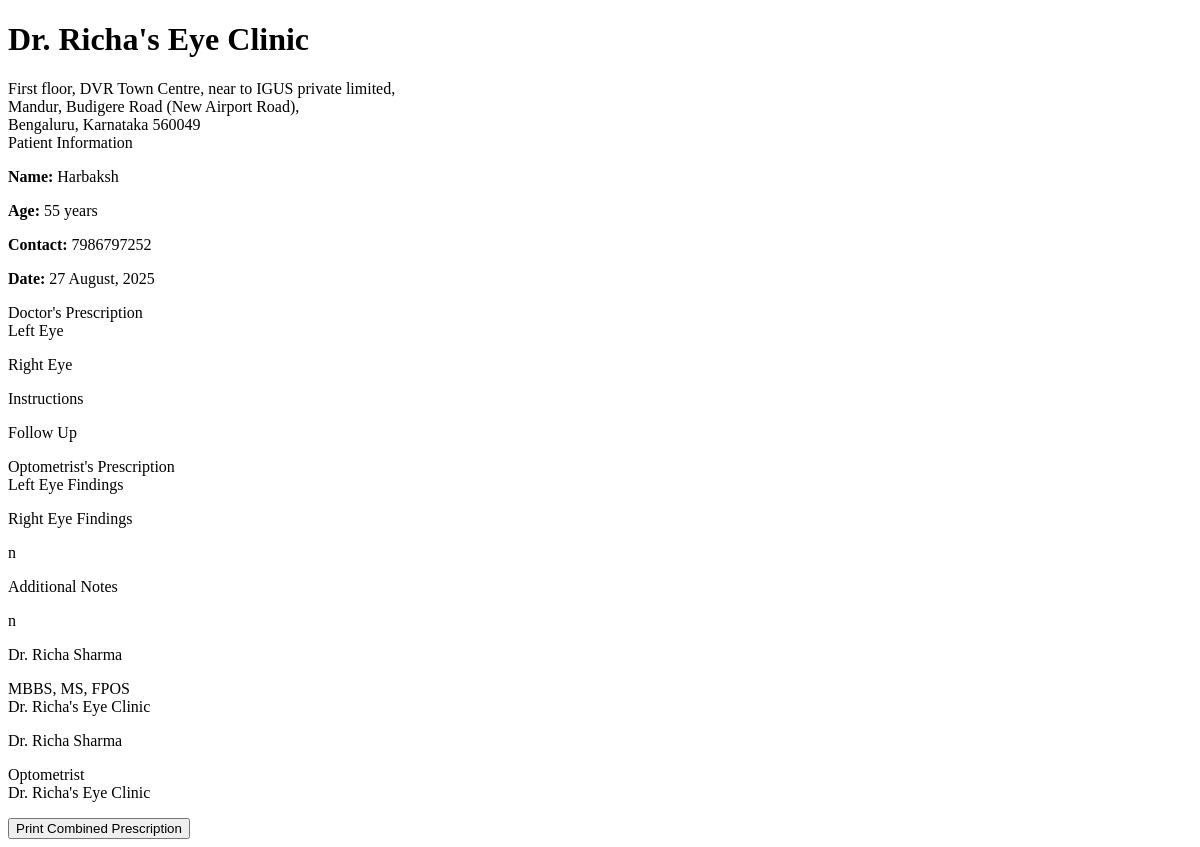
Screenshot of /print-combined-prescription/1 (signed in) with the database file from the repository.
### models.py (models this page shows, shortened)
class Patient(UserMixin, db.Model):
    id = db.Column(db.Integer, primary_key=True)
    full_name = db.Column(db.String(100), nullable=False)
    mobile_number = db.Column(db.String(15), nullable=False)
    email = db.Column(db.String(100), nullable=True)
    age = db.Column(db.Integer, nullable=False)
    sex = db.Column(db.String(10), nullable=True)
    password_hash = db.Column(db.String(256), nullable=True)
    is_registered = db.Column(db.Boolean, default=False)
    created_at = db.Column(db.DateTime, nullable=False, default=datetime.utcnow)
    appointments = db.relationship('Appointment', backref='patient', lazy=True)
    doctor_prescriptions = db.relationship('DoctorPrescription', backref='patient', lazy=True)
    optometrist_prescriptions = db.relationship('OptometristPrescription', backref='patient', lazy=True)

class OptometristPrescription(db.Model):
    id = db.Column(db.Integer, primary_key=True)
    patient_id = db.Column(db.Integer, db.ForeignKey('patient.id'), nullable=False)
    assistant_id = db.Column(db.Integer, db.ForeignKey('assistant.id'), nullable=False)
    prescription_date = db.Column(db.DateTime, default=datetime.utcnow)
    visit_date = db.Column(db.Date, nullable=True)
    branch = db.Column(db.String(100), nullable=True)
    present_complaints = db.Column(db.Text, nullable=True)
    vision_distance_re = db.Column(db.String(50), nullable=True)  # Right Eye Distance
    vision_distance_le = db.Column(db.String(50), nullable=True)  # Left Eye Distance
    vision_near_re = db.Column(db.String(50), nullable=True)     # Right Eye Near
    vision_near_le = db.Column(db.String(50), nullable=True)     # Left Eye Near
    current_medication_type = db.Column(db.String(100), nullable=True)
    current_medication_name = db.Column(db.String(200), nullable=True)
    current_medication_dosage = db.Column(db.String(100), nullable=True)
    current_medication_eye = db.Column(db.String(20), nullable=True)
    current_medication_remarks = db.Column(db.Text, nullable=True)
    undilated_re_sph = db.Column(db.String(20), nullable=True)
    undilated_re_cyl = db.Column(db.String(20), nullable=True)
    undilated_re_axis = db.Column(db.String(20), nullable=True)
    undilated_re_prism = db.Column(db.String(20), nullable=True)
    undilated_re_va = db.Column(db.String(20), nullable=True)
    undilated_re_nv = db.Column(db.String(20), nullable=True)
    undilated_le_sph = db.Column(db.String(20), nullable=True)
    undilated_le_cyl = db.Column(db.String(20), nullable=True)
    undilated_le_axis = db.Column(db.String(20), nullable=True)
    undilated_le_prism = db.Column(db.String(20), nullable=True)
    undilated_le_va = db.Column(db.String(20), nullable=True)
    undilated_le_nv = db.Column(db.String(20), nullable=True)
    dilated_re_sph = db.Column(db.String(20), nullable=True)
    dilated_re_cyl = db.Column(db.String(20), nullable=True)
    dilated_re_axis = db.Column(db.String(20), nullable=True)
    dilated_re_prism = db.Column(db.String(20), nullable=True)
    dilated_re_va = db.Column(db.String(20), nullable=True)
    dilated_re_nv = db.Column(db.String(20), nullable=True)
    dilated_le_sph = db.Column(db.String(20), nullable=True)
    dilated_le_cyl = db.Column(db.String(20), nullable=True)
    dilated_le_axis = db.Column(db.String(20), nullable=True)
    dilated_le_prism = db.Column(db.String(20), nullable=True)
    dilated_le_va = db.Column(db.String(20), nullable=True)
    dilated_le_nv = db.Column(db.String(20), nullable=True)
    iop_time = db.Column(db.String(20), nullable=True)
    iop_method = db.Column(db.String(50), nullable=True)
    iop_od = db.Column(db.String(20), nullable=True)
    iop_os = db.Column(db.String(20), nullable=True)
    iop_dl = db.Column(db.String(20), nullable=True)
    iop_pachy = db.Column(db.String(20), nullable=True)
    iop_remarks = db.Column(db.Text, nullable=True)
    final_re_sph = db.Column(db.String(20), nullable=True)
    final_re_cyl = db.Column(db.String(20), nullable=True)
    final_re_axis = db.Column(db.String(20), nullable=True)
    final_re_prism = db.Column(db.String(20), nullable=True)
    final_re_va = db.Column(db.String(20), nullable=True)
    final_re_nv = db.Column(db.String(20), nullable=True)
    final_le_sph = db.Column(db.String(20), nullable=True)
    final_le_cyl = db.Column(db.String(20), nullable=True)
    final_le_axis = db.Column(db.String(20), nullable=True)
    final_le_prism = db.Column(db.String(20), nullable=True)
    final_le_va = db.Column(db.String(20), nullable=True)
    final_le_nv = db.Column(db.String(20), nullable=True)
    old_distance_re_sph = db.Column(db.String(20), nullable=True)
    old_distance_re_cyl = db.Column(db.String(20), nullable=True)
    old_distance_re_axis = db.Column(db.String(20), nullable=True)
    old_distance_re_va = db.Column(db.String(20), nullable=True)
    old_distance_le_sph = db.Column(db.String(20), nullable=True)
    old_distance_le_cyl = db.Column(db.String(20), nullable=True)
    old_distance_le_axis = db.Column(db.String(20), nullable=True)
    old_distance_le_va = db.Column(db.String(20), nullable=True)
    old_add_re = db.Column(db.String(20), nullable=True)
    old_add_le = db.Column(db.String(20), nullable=True)
    type_of_glasses = db.Column(db.String(100), nullable=True)
    glass_usage = db.Column(db.String(100), nullable=True)
    product = db.Column(db.String(200), nullable=True)
    type_of_lens = db.Column(db.String(100), nullable=True)
    lens_material = db.Column(db.String(100), nullable=True)
    gp_advised_by = db.Column(db.String(100), nullable=True)
    opto_student = db.Column(db.String(100), nullable=True)
    keratometer_readings = db.Column(db.Text, nullable=True)
    general_remarks = db.Column(db.Text, nullable=True)
    recommendations = db.Column(db.Text, nullable=True)
    notes = db.Column(db.Text, nullable=True)
    created_at = db.Column(db.DateTime, default=datetime.utcnow)

class Staff(UserMixin, db.Model):
    __abstract__ = True
    id = db.Column(db.Integer, primary_key=True)
    username = db.Column(db.String(64), unique=True, nullable=False)
    email = db.Column(db.String(120), unique=True, nullable=False)
    password_hash = db.Column(db.String(256), nullable=False)
    full_name = db.Column(db.String(100), nullable=False)
    mobile_number = db.Column(db.String(15), nullable=False)

class Doctor(Staff):
    __tablename__ = 'doctor'
    qualifications = db.Column(db.String(200), nullable=True)
    specialization = db.Column(db.String(200), nullable=True)

### routes.py (the view)
@app.route('/print-combined-prescription/<int:patient_id>')
@login_required
def print_combined_prescription(patient_id):
    if not (isinstance(current_user, Doctor) or isinstance(current_user, Assistant) or isinstance(current_user, Admin)):
        flash('Access denied. Staff privileges required.', 'danger')
        return redirect(url_for('index'))
    patient = Patient.query.get_or_404(patient_id)
    doctor_prescription = DoctorPrescription.query.filter_by(
        patient_id=patient_id
    ).order_by(DoctorPrescription.created_at.desc()).first()
    optometrist_prescription = OptometristPrescription.query.filter_by(
        patient_id=patient_id
    ).order_by(OptometristPrescription.created_at.desc()).first()
    if not doctor_prescription and not optometrist_prescription:
        flash('No prescriptions found for this patient.', 'warning')
        return redirect(url_for('admin_patient_view', patient_id=patient_id))
    return render_template('print_combined_prescription.html',
                         patient=patient,
                         doctor_prescription=doctor_prescription,
                         optometrist_prescription=optometrist_prescription)

### app.py (called while the page is built)
@login_manager.user_loader
def load_user(user_id):
    from models import Doctor, Assistant, Admin, Patient
    try:
        if user_id.startswith('doctor_'):
            return Doctor.query.get(int(user_id.split('_')[1]))
        elif user_id.startswith('assistant_'):
            return Assistant.query.get(int(user_id.split('_')[1]))
        elif user_id.startswith('admin_'):
            return Admin.query.get(int(user_id.split('_')[1]))
        else:
            return Patient.query.get(int(user_id))
    except (ValueError, AttributeError):
        return None

### routes.py (called while the page is built)
@app.context_processor
def inject_now():
    return {'now': datetime.now()}

### templates/print_combined_prescription.html (shortened to what this page needs)
<!DOCTYPE html>
<html>
<head>
</head>
<body>
    <div class="header">
        <h1>Dr. Richa's Eye Clinic</h1>
        <div class="clinic-info">
            First floor, DVR Town Centre, near to IGUS private limited,<br>
            Mandur, Budigere Road (New Airport Road),<br>
            Bengaluru, Karnataka 560049
        </div>
    </div>
    <div class="patient-info">
        <div class="section-title">Patient Information</div>
        <p><strong>Name:</strong> {{ patient.full_name }}</p>
        <p><strong>Age:</strong> {{ patient.age }} years</p>
        <p><strong>Contact:</strong> {{ patient.mobile_number }}</p>
        <p><strong>Date:</strong> {{ now.strftime('%d %B, %Y') }}</p>
    </div>
    <div class="prescription-section">
        <div class="section-title">Doctor's Prescription</div>
        <div class="findings-section">
            <div class="eye-findings">
                <div class="section-title">Left Eye</div>
            </div>
            <div class="eye-findings">
                <div class="section-title">Right Eye</div>
            </div>
        </div>
        <div class="additional-notes">
            <div class="section-title">Instructions</div>
        </div>
        <div class="additional-notes">
            <div class="section-title">Follow Up</div>
        </div>
    </div>
    <div class="prescription-section">
        <div class="section-title">Optometrist's Prescription</div>
        <div class="findings-section">
            <div class="eye-findings">
                <div class="section-title">Left Eye Findings</div>
            </div>
            <div class="eye-findings">
                <div class="section-title">Right Eye Findings</div>
                <p>{{ optometrist_prescription.recommendations }}</p>
            </div>
        </div>
        <div class="additional-notes">
            <div class="section-title">Additional Notes</div>
            <p>{{ optometrist_prescription.notes }}</p>
        </div>
    </div>
    <div class="signatures">
        <div class="signature">
            <p class="signature-name">{{ current_user.full_name }}</p>
            <p>MBBS, MS, FPOS<br>
            Dr. Richa's Eye Clinic</p>
        </div>
        <div class="signature">
            <p class="signature-name">{{ current_user.full_name }}</p>
            <p>Optometrist<br>
            Dr. Richa's Eye Clinic</p>
        </div>
    </div>
    <div class="no-print text-center mt-4">
        <button onclick="window.print()" class="btn btn-primary">Print Combined Prescription</button>
    </div>
</body>
</html>

### rows the page displays
Patient: full_name "Harbaksh", age "55", mobile_number "7986797252"
OptometristPrescription: recommendations "n", notes "n"
Doctor: full_name "Dr. Richa Sharma"
